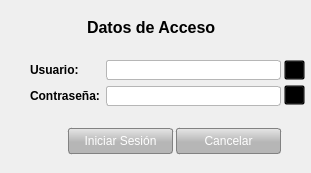
<?xml version="1.0" encoding="UTF-8"?>
<ui version="4.0">
 <class>frmIniciarSesion</class>
 <widget class="QDialog" name="frmIniciarSesion">
  <property name="geometry">
   <rect>
    <x>0</x>
    <y>0</y>
    <width>311</width>
    <height>173</height>
   </rect>
  </property>
  <property name="windowTitle">
   <string>Iniciar Sesión</string>
  </property>
  <property name="styleSheet">
   <string notr="true">QDialog{
background-image: url(:/imagenes/fondo.PNG);
background-position: center;
background-repeat: no-repeat;
}

QPushButton#btnAceptar, #btnCancelar {
    color: #ffffff;
    text-align: center;
    background-color: qlineargradient(spread:pad, x1:1, y1:0.545, x2:1, y2:0, stop:0 #b6b6b6, stop:1 #e6e6e6);
    border: 1px solid #828282;
    padding: 5px 12px 5px 12px;
    margin: 4px 8px 4px 8px;
    border-radius: 3px;
    min-width: 14px;
    min-height: 14px;
}

QPushButton#btnAceptar:hover{
    color: white;
    background-color: qlineargradient(spread:pad, x1:1, y1:0.545, x2:1, y2:0, stop:0 #2eae35, stop:1 #cae44a);
}

QPushButton#btnCancelar:hover{
    color: white;
    background-color: qlineargradient(spread:pad, x1:1, y1:0.545, x2:1, y2:0, stop:0 #95050d, stop:1 #ea0a20);
}

QPushButton#btnAceptar:pressed {
    background-color: #2eae35;
}

QPushButton#btnCancelar:pressed {
    background-color: #95050d;
}

QPushButton#btnAceptar2{
image: url(:/imagenes/acepta.ico);
background-color: transparent;
}

QPushButton#btnAceptar2:hover{
image: url(:/imagenes/acepta2.ico);
background-color: transparent;
}

QPushButton#btnCancelar2{
image: url(:/imagenes/cancela.ico);
background-color: transparent;
}

QPushButton#btnCancelar2:hover{
image: url(:/imagenes/cancela2.ico);
background-color: transparent;
}

QPushButton#btnValidaUsuario, #btnValidaContrasena{
background-color: transparent;
}

QLineEdit {
    color: black;
    background-color: white;
    selection-color: white;
    selection-background-color: #3874f2;
	selection-border-color: red;
	padding: 1px;
    border-style: solid;
    border: 1px solid #b6b6b6;
    border-radius: 3px;
}

QLineEdit:focus{
    color: black;
    background-color: white;
    selection-color: white;
    selection-background-color: #3874f2;
	selection-border-color: red;
	padding: 1px;
    border-style: solid;
    border: 1px solid #5e90fa;
    border-radius: 3px;

}</string>
  </property>
  <widget class="QWidget" name="formLayoutWidget">
   <property name="geometry">
    <rect>
     <x>30</x>
     <y>60</y>
     <width>251</width>
     <height>64</height>
    </rect>
   </property>
   <layout class="QFormLayout" name="formUsuario">
    <item row="0" column="0">
     <widget class="QLabel" name="lblUsuario">
      <property name="font">
       <font>
        <weight>75</weight>
        <bold>true</bold>
       </font>
      </property>
      <property name="text">
       <string>Usuario:</string>
      </property>
     </widget>
    </item>
    <item row="0" column="1">
     <widget class="QLineEdit" name="txtUsuario"/>
    </item>
    <item row="1" column="0">
     <widget class="QLabel" name="lblContrasena">
      <property name="font">
       <font>
        <weight>75</weight>
        <bold>true</bold>
       </font>
      </property>
      <property name="text">
       <string>Contraseña:</string>
      </property>
     </widget>
    </item>
    <item row="1" column="1">
     <widget class="QLineEdit" name="txtContrasena">
      <property name="echoMode">
       <enum>QLineEdit::Password</enum>
      </property>
     </widget>
    </item>
   </layout>
  </widget>
  <widget class="QLabel" name="lblTitulo">
   <property name="geometry">
    <rect>
     <x>87</x>
     <y>12</y>
     <width>136</width>
     <height>30</height>
    </rect>
   </property>
   <property name="font">
    <font>
     <pointsize>12</pointsize>
     <weight>75</weight>
     <bold>true</bold>
    </font>
   </property>
   <property name="text">
    <string>Datos de Acceso</string>
   </property>
  </widget>
  <widget class="QPushButton" name="btnAceptar">
   <property name="geometry">
    <rect>
     <x>60</x>
     <y>124</y>
     <width>121</width>
     <height>34</height>
    </rect>
   </property>
   <property name="styleSheet">
    <string notr="true"/>
   </property>
   <property name="text">
    <string>Iniciar Sesión</string>
   </property>
   <property name="iconSize">
    <size>
     <width>16</width>
     <height>16</height>
    </size>
   </property>
  </widget>
  <widget class="QPushButton" name="btnCancelar">
   <property name="geometry">
    <rect>
     <x>168</x>
     <y>124</y>
     <width>121</width>
     <height>34</height>
    </rect>
   </property>
   <property name="text">
    <string>Cancelar</string>
   </property>
   <property name="iconSize">
    <size>
     <width>32</width>
     <height>32</height>
    </size>
   </property>
  </widget>
  <widget class="QPushButton" name="btnValidaUsuario">
   <property name="geometry">
    <rect>
     <x>284</x>
     <y>60</y>
     <width>21</width>
     <height>20</height>
    </rect>
   </property>
   <property name="text">
    <string/>
   </property>
  </widget>
  <widget class="QPushButton" name="btnValidaContrasena">
   <property name="geometry">
    <rect>
     <x>284</x>
     <y>85</y>
     <width>21</width>
     <height>20</height>
    </rect>
   </property>
   <property name="text">
    <string/>
   </property>
  </widget>
 </widget>
 <tabstops>
  <tabstop>txtUsuario</tabstop>
  <tabstop>txtContrasena</tabstop>
  <tabstop>btnAceptar</tabstop>
  <tabstop>btnCancelar</tabstop>
 </tabstops>
 <resources>
  <include location="source.qrc"/>
 </resources>
 <connections/>
</ui>
